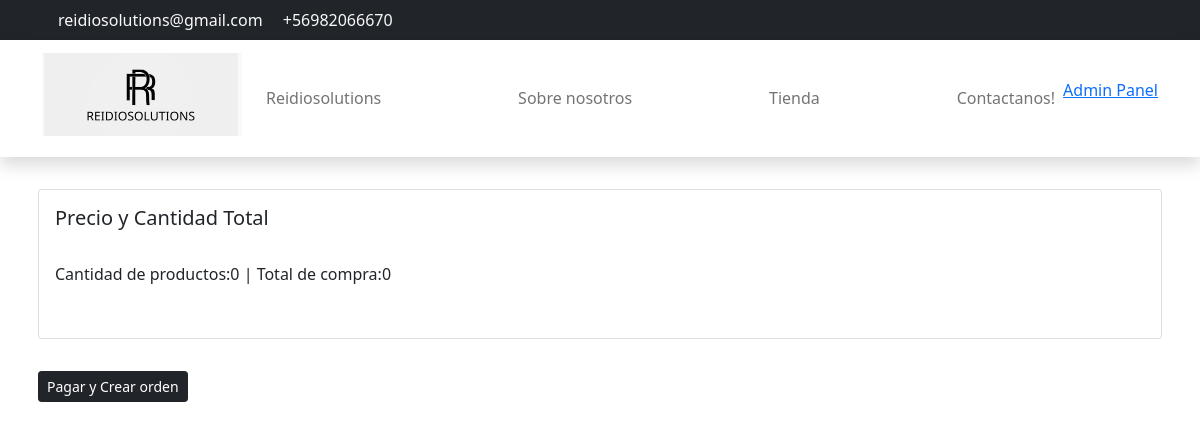
Before: /cart/carrito/ (signed in) with the older database file.
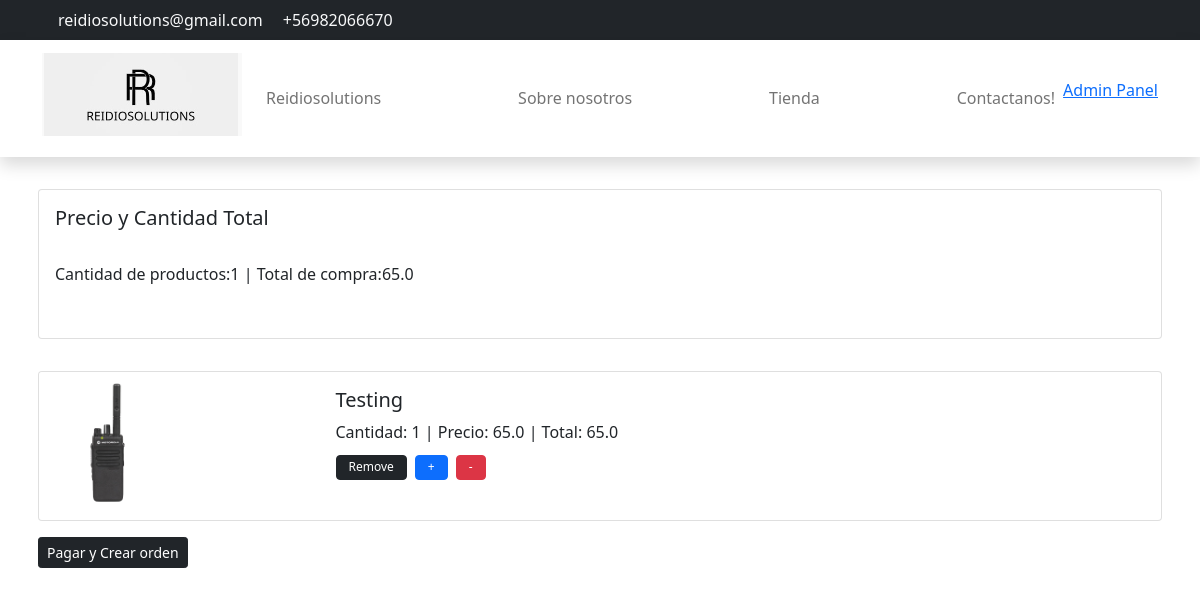
After: the same page with the newer database file.
### cart/models.py (models this page shows, shortened)
class CartItems(models.Model):
    CartItemsID = models.AutoField(primary_key=True, verbose_name='XID')
    Cart = models.ForeignKey(
        Carrito,
        to_field='CartID',
        related_name='Carrito',
        on_delete=models.CASCADE
    )
    Item = models.ForeignKey(
        Producto,
        to_field='ProductID',
        related_name='Items',
        on_delete= models.CASCADE,
    )
    Cantidad = models.PositiveIntegerField(validators=[MinValueValidator(1)], default=1)
    fechaAgregado = models.DateTimeField(auto_now_add=True)
    @property
    def Total(self):
        total = self.Item.Precio * self.Cantidad
        return total

### Core/models.py (models this page shows, shortened)
class Producto(models.Model):
    TipoProd= [
        ("RADIO MOVIL","Movil"),
        ("RADIO PORTATIL","Portatil"),
        ("RADIO APX","APX")
    ]
    CodigosProd= [
        ("PR7","R7"),
        ("PR2","R2"),
        ("PR5","DEP550"),
        ('PR3', 'EP350'),
        ('M8e', '8500e'),
        ('M5e', '5000e'),
        ('M8', 'DGM8000'),
        ('M5', 'DEM500'),
        ('APX0', 'APX'),
        ('APX2', 'APX'),
        ('APX1', 'APX'),
    ]
    ProductID = models.AutoField(primary_key=True, verbose_name='ProductID')
    Creado_por = models.ForeignKey(
        settings.AUTH_USER_MODEL,
        on_delete=models.CASCADE,
    )
    Nombre = models.CharField(verbose_name="Nombre del producto", max_length=60)
    Cantidad = models.SmallIntegerField(verbose_name="Cantidad de producto", validators=[MinValueValidator(1)])
    Codigos= models.ForeignKey(
        CodigosProductos,
        to_field='ProductoCodigo',
        related_name='ProductCodigo',
        on_delete=models.CASCADE,
    )
    Tipo = models.ForeignKey(
        TipoProductos,
        to_field='TipoProducto',
        related_name='ProductTipo',
        on_delete=models.CASCADE,
    )
    Marca = models.CharField(verbose_name="Marca del producto", max_length=60)
    Imagen = models.ImageField(null=True, blank=True, upload_to="imagenes/")
    pdf_file = models.FileField(
        upload_to='productos/excel/', null=True, blank=True,
        verbose_name="Archivo Excel"
    )
    Precio = models.FloatField(verbose_name='Precio', null=False)
    Creado_el = models.DateTimeField(verbose_name='Fecha de creacion', auto_now_add=True)
    Modificado_el = models.DateTimeField(verbose_name='Fecha de Modificacion', auto_now_add=True)

### cart/views.py (the view)
# urls.py: path('carrito/', views.carrito, name='carrito'),
def carrito(request):
    if request.user.is_authenticated:
        cliente = request.user
        carrito, creado = Carrito.objects.get_or_create(UserCart=cliente, Completado=False)
        items = carrito.Carrito.all()
        total = carrito.PrecioTotal()
        cantidad = carrito.CantidadTotal()
    else:
        items = []
        total = 0
        cantidad = 0
    context = {'items':items, 'total':total, 'cantidad':cantidad}
    return render(request, 'carrito.html', context)

### cart/models.py (called while the page is built)
    def PrecioTotal(self):
        cart_Items = self.Carrito.all()
        TotalPrice = sum(item.Total for item in cart_Items)
        return TotalPrice

    def CantidadTotal(self):
        cart_Items = self.Carrito.all()
        TotalPrice = sum(item.Cantidad for item in cart_Items)
        return TotalPrice

### cart/templates/carrito.html (shortened to what the changed rows need)
{% load static %}
<!DOCTYPE html>
<html lang="en">
<head>
    <link href="https://cdn.jsdelivr.net/npm/bootstrap@5.0.2/dist/css/bootstrap.min.css" rel="stylesheet"
>
    <link rel="stylesheet" href="{% static 'css/carrito.css' %}">
</head>
<body>
    <div class=" container mt-4 p-2">
        <div class="card">
            <div class="card-body">
                <h5>Precio y Cantidad Total</h5>
                <br>
                Cantidad de productos:{{cantidad}}&nbsp;|&nbsp;Total de compra:{{total}}
            </div>
        </div>
    </div>
    <div class="container mt-3 p-2">
        {% for A in items%}
        <div class="card mb-3">
            <div class="row g-0">
                <div class="col-md-3">
                    {% if A.Item.Imagen %}
                    <img src="{{ A.Item.Imagen.url }}" class="img-fluid rounded-start" alt="..."
                        style="max-width: 150px; max-height: 140px;">
                    {%else%}
                    <img src="" alt="...">
                    {%endif%}
                </div>
                <div class="col-md-8">
                    <div class="card-body">
                        <h5 class="card-title">{{A.Item.Nombre}}</h5>
                        <p class="CyP">Cantidad: {{A.Cantidad}}&nbsp;|&nbsp;Precio: {{A.Item.Precio}}&nbsp;|&nbsp;Total:
                            {{A.Total}}</p>
                        <div class="d-flex gap-2">
                            <form action="{% url 'quit-carrito'  A.Item.ProductID%}" method="post">{% csrf_token%}<button class="remove-from-cart-btn btn btn-dark X" type="submit">Remove</button></form>
                            <form action="{% url 'AddCartItem'  A.Item.ProductID%}" method="post">{% csrf_token%}<button class="remove-from-cart-btn btn btn-primary X" type="submit">+</button></form>
                            <form action="{% url 'RestCartItem'  A.Item.ProductID%}" method="post">{% csrf_token%}<button class="remove-from-cart-btn btn btn-danger X" type="submit">-</button></form>
                        </div>
                    </div>
                </div>
            </div>
        </div>
        {%endfor%}
    </div>
</body>
</html>

Changed rows visible on the page:
added CartItems: Item.Imagen (picture), Item.Nombre "Testing", Cantidad "1", Item.Precio "65.0", Total "65.0"
Other visible differences:
{{ cantidad }}: "0" → "1"
{{ total }}: "0" → "65.0"
